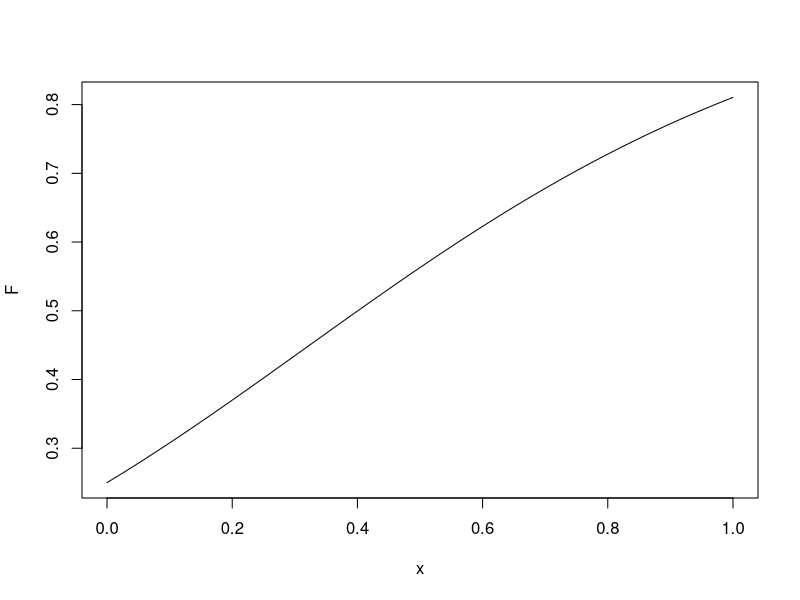

The R source for this figure:
library(MASS)

F <- function(x){
    return ((1/((1+exp(-2.2*x))))^2)
} 

plot(F)


#Qual è la probabilità di (−∞,−0.79]?
R1 <- F(-0.79) - F(-Inf);
fractions(R1)
fractions(F(-0.79));
#0.74,∞
R2 <- F(Inf) - F(0.74);
fractions(R2)
fractions(1-F(0.74))

#Qual è la probabilità di (−∞,−0.79]∩(0.74,∞]∪0?
#0 perchè non c'è nussun elemeno comune e la probibilità del singoletto
#che viene sommata è sempre 0

R3<-F(0)-F(0) #?
R3

#Qual è la probabilità di R∖((−∞,−0.79]∩(0.74,∞]∪(0,0.398])?

R4<-(F(Inf)-F(-Inf)) - (F(0.398) - F(0));
fractions(R4)
fractions(1-(F(0.398) - F(0)));
